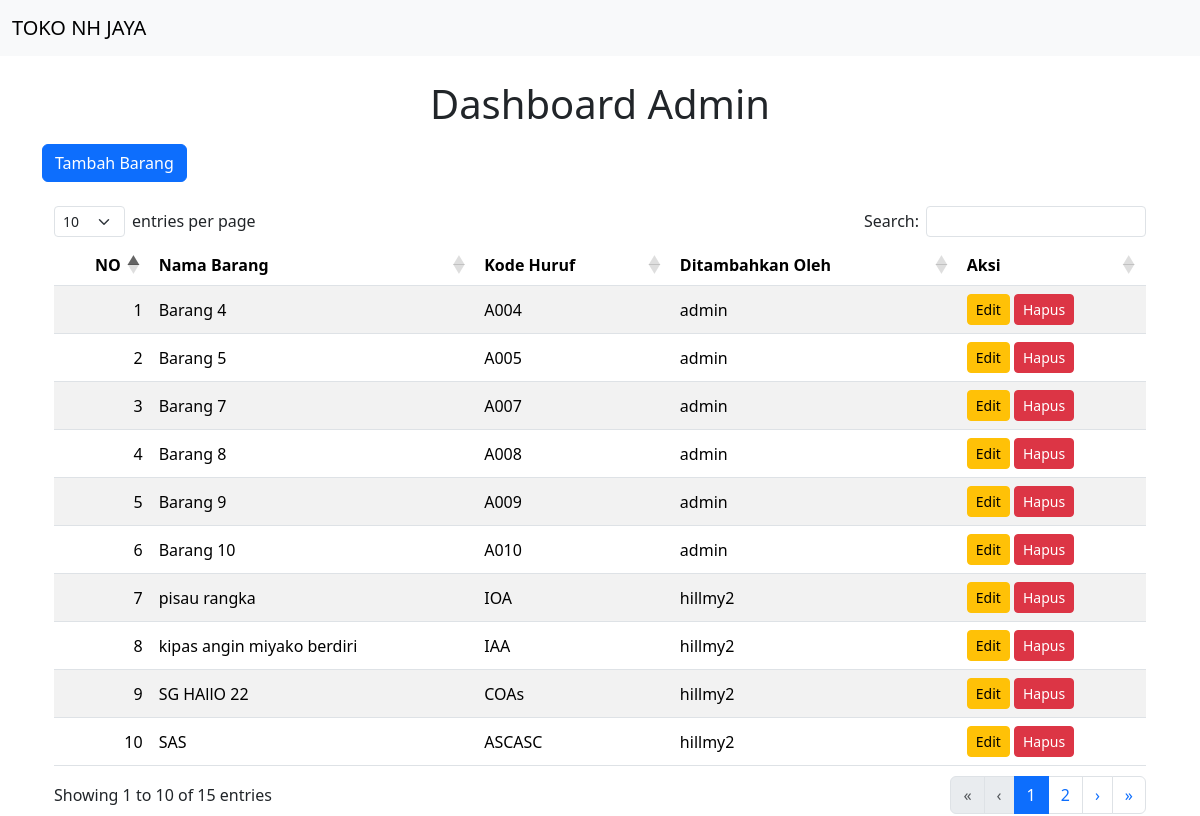
/index.php (signed in), run on the app's committed database.
### tables this page shows
CREATE TABLE `tb_barang1` (
  `id` int(10) UNSIGNED NOT NULL,
  `nama_barang` varchar(100) NOT NULL,
  `kode_huruf` varchar(50) NOT NULL,
  `created_by` int(10) UNSIGNED NOT NULL,
  `created_at` timestamp NOT NULL DEFAULT current_timestamp()
);

CREATE TABLE `users` (
  `id` int(11) UNSIGNED NOT NULL,
  `username` varchar(50) NOT NULL,
  `password` varchar(255) NOT NULL,
  `role` enum('admin','user') NOT NULL,
  `created_at` timestamp NOT NULL DEFAULT current_timestamp(),
  `phone` varchar(15) DEFAULT NULL
);

### index.php (the view, shortened to what this page needs)
<?php
include 'koneksi.php';
$role = $_SESSION['role'] ?? '';
if ($role == 'admin') {
    $query = "SELECT tb_barang1.*, users.username AS created_by_user
              FROM tb_barang1
              JOIN users ON tb_barang1.created_by = users.id";
} else {
    $query = "SELECT tb_barang1.*, users.username AS created_by_user
              FROM tb_barang1
              JOIN users ON tb_barang1.created_by = users.id
              WHERE tb_barang1.created_by = ?";
}
$stmt = $conn->prepare($query);
$stmt->execute();
$result = $stmt->get_result();
?>
<!DOCTYPE html>
<html lang="en">
<!DOCTYPE html>
<html lang="en">
<head>
    <link rel="stylesheet" href="css/bootstrap.min.css">
    <link rel="stylesheet" href="datatables/datatables.css">
</head>
<body>
    <nav class="navbar navbar-expand-lg navbar-light bg-light">
        <div class="container-fluid">
            <a class="navbar-brand" href="#">TOKO NH JAYA</a>
        </div>
    </nav>
<div class="container mt-4">
    <figure class="text-center">
        <blockquote class="blockquote">
            <h1>Dashboard <?php echo $role == 'admin' ? 'Admin' : 'User'; ?></h1>
        </blockquote>
    </figure>
    <?php if ($role == 'admin'): ?>
        <a href="form.php" class="btn btn-primary mb-3">Tambah Barang</a>
    <?php endif; ?>
    <div class="table-responsive">
        <table id="dt" class="table table-striped table-hover align-middle">
            <thead>
                <tr>
                    <th scope="col">NO</th>
                    <th scope="col">Nama Barang</th>
                    <th scope="col">Kode Huruf</th>
                    <th scope="col">Ditambahkan Oleh</th>
                    <?php if ($role == 'admin'): ?>
                        <th scope="col">Aksi</th>
                    <?php endif; ?>
                </tr>
            </thead>
            <tbody>
                <?php
                $no = 1;
                while ($row = $result->fetch_assoc()): ?>
                <tr>
                    <td><?php echo $no++; ?></td>
                    <td><?php echo htmlspecialchars($row['nama_barang']); ?></td>
                    <td><?php echo htmlspecialchars($row['kode_huruf']); ?></td>
                    <td><?php echo htmlspecialchars($row['created_by_user']); ?></td>
                    <?php if ($role == 'admin'): ?>
                    <td>
                        <a href="form.php?id=<?php echo $row['id']; ?>" class="btn btn-warning btn-sm">Edit</a>
                        <a href="proses.php?hapus=<?php echo $row['id']; ?>" class="btn btn-danger btn-sm" onclick="return confirm('Yakin ingin menghapus?');">Hapus</a>
                    </td>
                    <?php endif; ?>
                </tr>
                <?php endwhile; ?>
            </tbody>
        </table>
    </div>
</div>
</body>
</html>

### datatables/datatables.css (style rules this page uses)
:root { --dt-row-selected: 13, 110, 253; --dt-row-selected-text: 255, 255, 255; --dt-row-selected-link: 9, 10, 11; --dt-row-stripe: 0, 0, 0; --dt-row-hover: 0, 0, 0; --dt-column-ordering: 0, 0, 0; --dt-html-background: white; }
table.dataTable thead > tr > th.dt-orderable-asc, table.dataTable thead > tr > th.dt-orderable-desc, table.dataTable thead > tr > th.dt-ordering-asc, table.dataTable thead > tr > th.dt-ordering-desc, table.dataTable thead > tr > td.dt-orderable-asc, table.dataTable thead > tr > td.dt-orderable-desc, table.dataTable thead > tr > td.dt-ordering-asc, table.dataTable thead > tr > td.dt-ordering-desc { position: relative; padding-right: 30px; }
table.dataTable thead > tr > th.dt-orderable-asc, table.dataTable thead > tr > th.dt-orderable-desc, table.dataTable thead > tr > td.dt-orderable-asc, table.dataTable thead > tr > td.dt-orderable-desc { cursor: pointer; }
table.dataTable th, table.dataTable td { box-sizing: border-box; }
table.dataTable th.dt-type-numeric, table.dataTable th.dt-type-date, table.dataTable td.dt-type-numeric, table.dataTable td.dt-type-date { text-align: right; }
table.dataTable thead th, table.dataTable thead td, table.dataTable tfoot th, table.dataTable tfoot td { text-align: left; }
table.table.dataTable { clear: both; margin-bottom: 0; max-width: none; border-spacing: 0; }
table.table.dataTable.table-striped > tbody > tr:nth-of-type(2n+1) > * { box-shadow: none; }
table.table.dataTable > :not(caption) > * > * { background-color: var(--bs-table-bg); }
table.table.dataTable > tbody > tr { background-color: transparent; }
table.table.dataTable.table-striped > tbody > tr:nth-of-type(2n+1) > * { box-shadow: inset 0 0 0 9999px rgba(var(--dt-row-stripe), 0.05); }
div.dt-container div.dt-layout-full > *:only-child { margin-left: auto; margin-right: auto; }

### data on the page
tb_barang1: nama_barang "Barang 4", kode_huruf "A004", created_by.username "admin"
tb_barang1: nama_barang "Barang 5", kode_huruf "A005", created_by.username "admin"
tb_barang1: nama_barang "Barang 7", kode_huruf "A007", created_by.username "admin"
tb_barang1: nama_barang "Barang 8", kode_huruf "A008", created_by.username "admin"
tb_barang1: nama_barang "Barang 9", kode_huruf "A009", created_by.username "admin"
tb_barang1: nama_barang "Barang 10", kode_huruf "A010", created_by.username "admin"
tb_barang1: nama_barang "pisau rangka", kode_huruf "IOA", created_by.username "hillmy2"
tb_barang1: nama_barang "kipas angin miyako berdiri", kode_huruf "IAA", created_by.username "hillmy2"
tb_barang1: nama_barang "SG HAllO 22", kode_huruf "COAs", created_by.username "hillmy2"
tb_barang1: nama_barang "SAS", kode_huruf "ASCASC", created_by.username "hillmy2"
